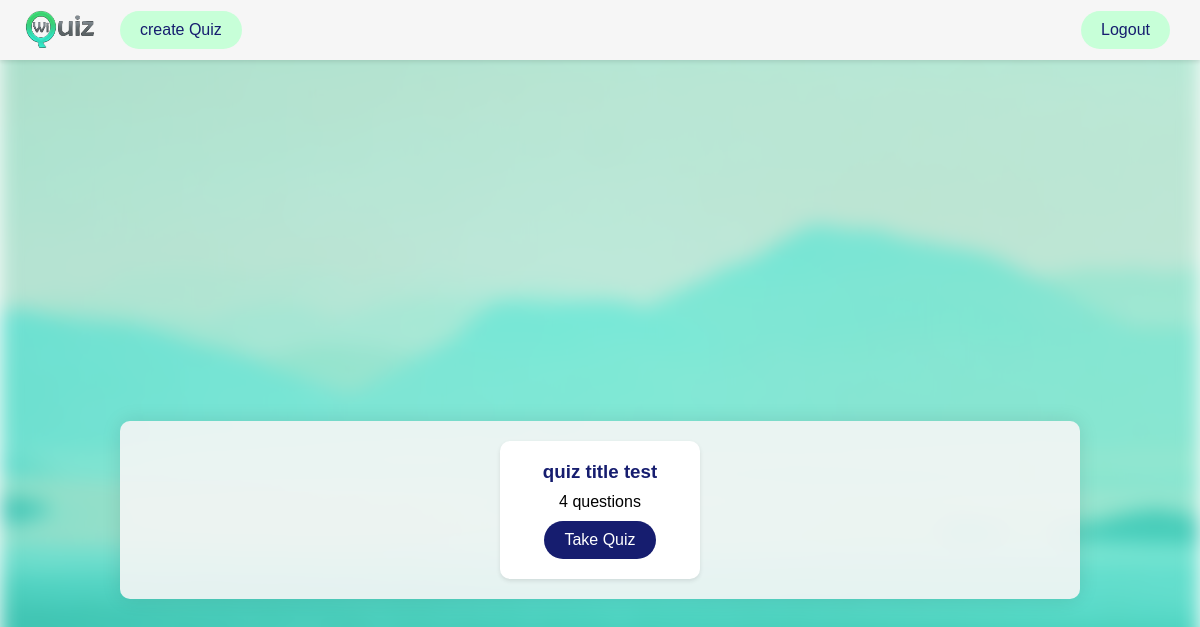
The page /home (signed in) on the database as committed earlier.
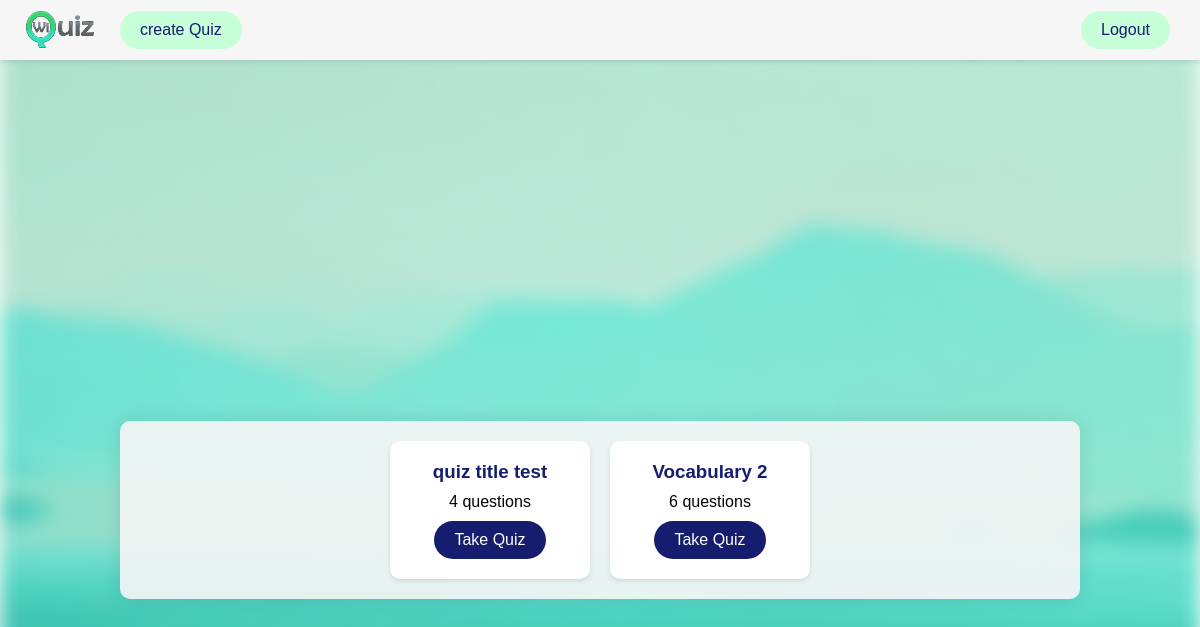
The same page on the database as committed later.
### app/models.py (models this page shows)
class Quiz(db.Model):
    id = db.Column(db.Integer, primary_key=True)
    title = db.Column(db.String(100), nullable=False)
    user_id = db.Column(db.Integer, db.ForeignKey('user.id'), nullable=False)
    questions = db.relationship('Question', backref='quiz', lazy=True)

### app/routes.py (the view)
@bp.route("/home")
@login_required
def home():
    quizzes = Quiz.query.filter_by(user_id=current_user.id).all()
    return render_template('home.html', quizzes=quizzes)

### app/models.py (called while the page is built)
@login_manager.user_loader
def load_user(user_id):
    return User.query.get(int(user_id))

### app/templates/home.html (shortened to what this page needs)
{% extends "auth_base.html" %}
{% block content %}
<nav class="navbar">
    <div class="nav-left">
        <a href="/">
            <img src="{{ url_for('static', filename='images/Extended logo.png') }}" alt="Logo" class="logo">
        </a>
        <a href="/create_quiz" class="home-link">create Quiz</a>
    </div>
    <div class="nav-right">
        <button onclick="window.location.href='/logout'">Logout</button>
    </div>
</nav>
<div class="container">
    {% if quizzes %}
        <div class="quizzes">
            {% for quiz in quizzes %}
                <div class="quiz-card">
                    <h3>{{ quiz.title }}</h3>
                    <p>{{ quiz.questions|length }} questions</p>
                    <button onclick="window.location.href='/take_quiz/{{ quiz.id }}'">Take Quiz</button>
                </div>
            {% endfor %}
        </div>
    {% else %}
        <h2>Create your quiz</h2>
        <button onclick="window.location.href='/create_quiz'" class="big-plus">+</button>
    {% endif %}
</div>
{% endblock %}

### app/templates/auth_base.html (shortened to what this page needs)
<!DOCTYPE html>
<html lang="en">
<head>
    <link rel="stylesheet" href="{{ url_for('static', filename='2-sign-up.css') }}">
    <link rel="stylesheet" href="{{ url_for('static', filename='3-sign-in.css') }}">
     <link rel="stylesheet" href="{{ url_for('static', filename='4-create_quiz.css') }}">
     <link rel="stylesheet" href="{{ url_for('static', filename='5-home.css') }}">
</head>
<body>
    {% block content %}{% endblock %}
</body>
</html>

### app/static/2-sign-up.css (style rules this page uses)
* { margin: 0; padding: 0; box-sizing: border-box; }
body { font-family: Arial, sans-serif; margin: 0; padding: 0; height: 100vh; position: relative; }
body::before { content: ""; position: absolute; top: 0; left: 0; right: 0; bottom: 0; background: url('/app/static/images/wl5.jpg') no-repeat center center fixed; background-size: cover; filter: blur(10px); z-index: -1; }
.container { display: flex; width: 80%; max-width: 1200px; background-color: rgba(246, 246, 246, 0.9); box-shadow: 0 0 20px rgba(0, 0, 0, 0.1); border-radius: 10px; overflow: hidden; margin: auto; position: relative; z-index: 1; top: 50%; transform: translateY(-50%); }

### app/static/3-sign-in.css (style rules this page uses)
* { margin: 0; padding: 0; box-sizing: border-box; }
body { font-family: Arial, sans-serif; margin: 0; padding: 0; height: 100vh; position: relative; }
body::before { content: ""; position: absolute; top: 0; left: 0; right: 0; bottom: 0; background: url('/app/static/images/wl5.jpg') no-repeat center center fixed; background-size: cover; filter: blur(10px); z-index: -1; }
.container { display: flex; width: 80%; max-width: 1200px; background-color: rgba(246, 246, 246, 0.9); box-shadow: 0 0 20px rgba(0, 0, 0, 0.1); border-radius: 10px; overflow: hidden; margin: auto; position: relative; z-index: 1; top: 50%; transform: translateY(-50%); }

### app/static/4-create_quiz.css (style rules this page uses)
html, body { height: 100%; margin: 0; overflow-y: auto; }
.navbar { display: flex; justify-content: space-between; align-items: center; background-color: #F6F6F6; padding: 10px 20px; box-shadow: 0 2px 4px rgba(0, 0, 0, 0.1); }
.navbar .nav-left { display: flex; align-items: center; }
.navbar .nav-left a { display: flex; align-items: center; text-decoration: none; color: #161D6F; margin-right: 10px; }
.navbar .nav-left .logo { height: 40px; width: auto; margin-right: 10px; }
.navbar .nav-left .home-link { font-size: 16px; color: #161D6F; background-color: #C7FFD8; padding: 10px 20px; border: none; border-radius: 25px; cursor: pointer; transition: background-color 0.3s ease; text-decoration: none; }
.navbar .nav-right button { margin: 0 10px; padding: 10px 20px; font-size: 16px; color: #161D6F; background-color: #C7FFD8; border: none; border-radius: 25px; cursor: pointer; transition: background-color 0.3s ease; }
.container { display: flex; flex-direction: column; align-items: center; padding: 20px; background-color: rgba(246, 246, 246, 0.9); box-shadow: 0 0 20px rgba(0, 0, 0, 0.1); border-radius: 10px; margin-top: 50px; }
button { padding: 10px 20px; font-size: 16px; color: #FFFFFF; background-color: #161D6F; border: none; border-radius: 25px; cursor: pointer; transition: background-color 0.3s ease; }

### app/static/5-home.css (style rules this page uses)
.quizzes { display: flex; flex-wrap: wrap; justify-content: center; gap: 20px; }
.quiz-card { background-color: #fff; padding: 20px; border-radius: 10px; box-shadow: 0 2px 4px rgba(0, 0, 0, 0.1); width: 200px; text-align: center; }
.quiz-card h3 { margin: 0; margin-bottom: 10px; color: #161D6F; }
.quiz-card p { margin: 0; margin-bottom: 10px; }
.quiz-card button { padding: 10px 20px; font-size: 16px; color: #FFFFFF; background-color: #161D6F; border: none; border-radius: 25px; cursor: pointer; transition: background-color 0.3s ease; }

Rows that differ between the two databases and show on the page:
added Quiz: title "Vocabulary 2", questions|length "6"
